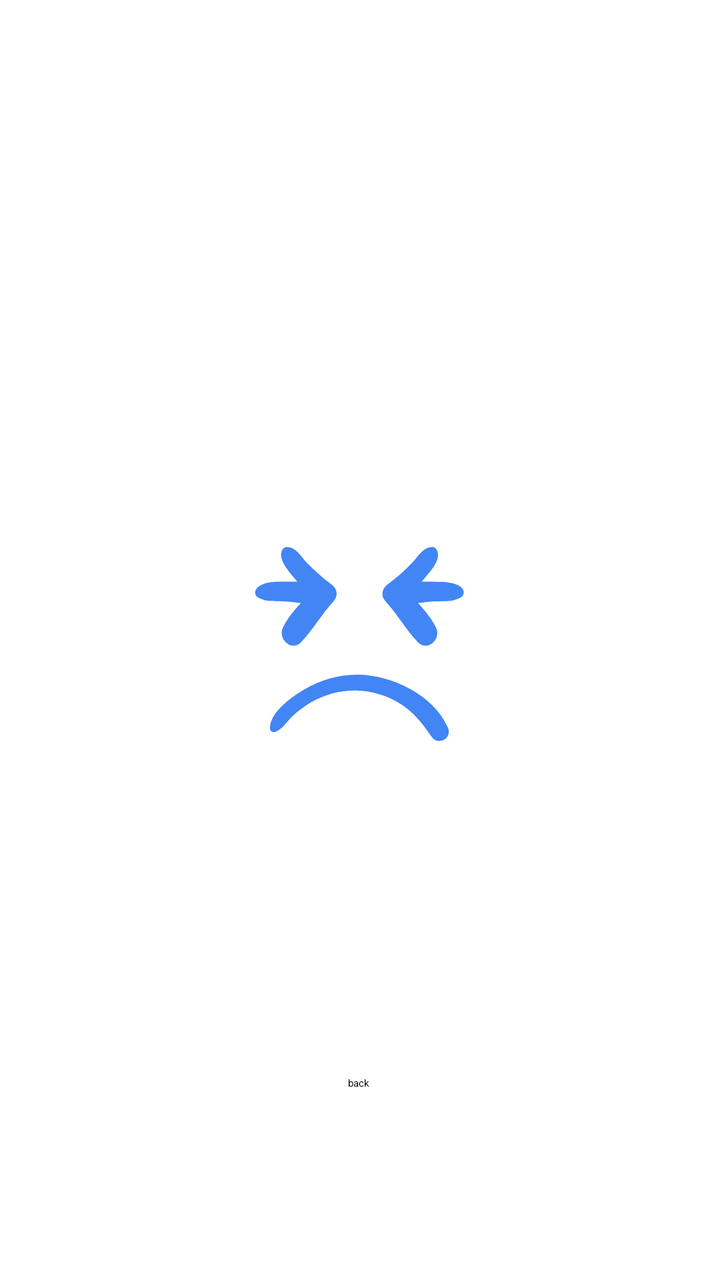
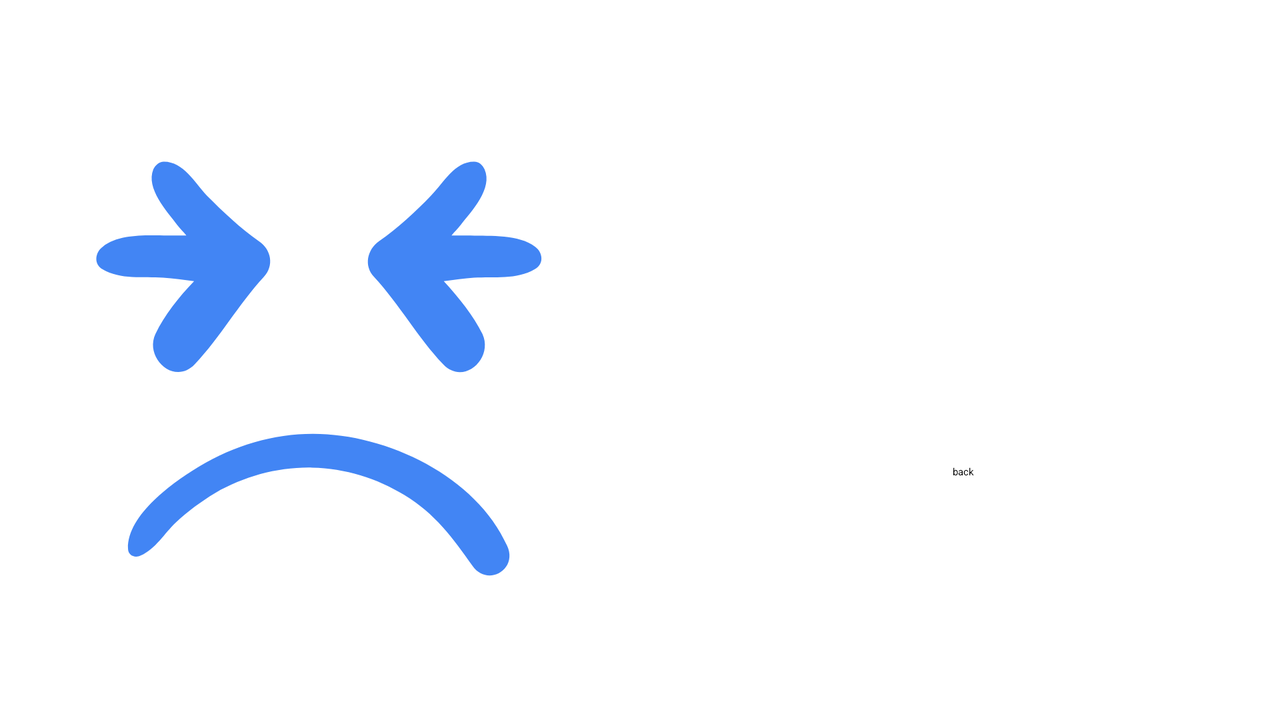

One screen, two layout resources from the same app: the default and the repository's alternative for another configuration. Each is rendered where Android would select it; the XML of both is given below.
<!-- AndroidManifest.xml: application theme Theme.DictationDemo -->
<!-- res/layout/fragment_lose.xml -->
<?xml version="1.0" encoding="utf-8"?>

<layout xmlns:android="http://schemas.android.com/apk/res/android"
    xmlns:app="http://schemas.android.com/apk/res-auto"
    xmlns:tools="http://schemas.android.com/tools">

    <data>
        <variable
            name="data"
            type="cn.edu.gdut.dictationdemo.MyViewModel" />
    </data>

    <androidx.constraintlayout.widget.ConstraintLayout
        android:layout_width="match_parent"
        android:layout_height="match_parent"
        android:backgroundTint="@color/ic_launcher_background"
        tools:context=".LoseFragment">

        <ImageView
            android:id="@+id/imageView3"
            android:layout_width="150dp"
            android:layout_height="150dp"
            android:contentDescription="@string/imagViewDescription"
            android:src="@drawable/ic_sad_24dp"
            app:layout_constraintBottom_toBottomOf="parent"
            app:layout_constraintEnd_toEndOf="parent"
            app:layout_constraintHorizontal_bias="0.5"
            app:layout_constraintStart_toStartOf="parent"
            app:layout_constraintTop_toTopOf="parent"
            app:layout_constraintVertical_bias="0.5" />

        <TextView
            android:id="@+id/textView8"
            android:layout_width="wrap_content"
            android:layout_height="wrap_content"
            android:text="@{@string/score(data.currentScore)}"
            android:textSize="@dimen/ResultTextSize"
            app:layout_constraintBottom_toBottomOf="parent"
            app:layout_constraintEnd_toEndOf="parent"
            app:layout_constraintStart_toStartOf="parent"
            app:layout_constraintTop_toTopOf="parent"
            app:layout_constraintVertical_bias="0.196" />

        <Button
            android:id="@+id/button10"
            android:layout_width="wrap_content"
            android:layout_height="wrap_content"
            android:backgroundTint="@color/buttonNumColor2"
            android:text="@string/buttonBack"
            app:layout_constraintBottom_toBottomOf="parent"
            app:layout_constraintEnd_toEndOf="parent"
            app:layout_constraintHorizontal_bias="0.498"
            app:layout_constraintStart_toStartOf="parent"
            app:layout_constraintTop_toTopOf="parent"
            app:layout_constraintVertical_bias="0.85" />
    </androidx.constraintlayout.widget.ConstraintLayout>
</layout>
<!-- resources referenced by this layout -->
<resources>
  <color name="buttonNumColor2">#4285F4</color>
  <dimen name="ResultTextSize">36sp</dimen>
  <!-- drawable ic_sad_24dp (drawable) -->
  <?xml version="1.0" encoding="utf-8"?>
  
  <vector xmlns:android="http://schemas.android.com/apk/res/android"
      android:width="91dp"
      android:height="91dp"
      android:viewportWidth="91"
      android:viewportHeight="91">
  
      <path
          android:fillColor="#4285F4"
          android:pathData="M27.6,34.3c-2.2,2.3-4.2,4.8-5.5,7.5c-1.6,3.4,2.7,7.4,5.6,4.3c3.6-3.8,6.2-8.5,9.8-12.4 c1.5-1.6,1.1-3.9-0.7-5.1c-2.7-1.9-5.1-4.2-7.4-6.5c-1.7-1.8-3.3-4.8-6.1-4.8c-0.7,0-1.2,0.5-1.5,1.1c-1.1,2.7,1.9,5.9,3.4,7.9 c0.4,0.5,0.9,1,1.3,1.5c-0.9,0-1.9,0-2.7,0c-2.9,0-6.8-0.3-9.2,1.6c-1.1,0.8-1.3,2.5,0,3.2c2.5,1.5,5.8,1,8.6,1.2 C24.7,33.9,26.1,34.1,27.6,34.3z" />
      <path
          android:fillColor="#4285F4"
          android:pathData="M76.1,29.4c-2.4-1.8-6.3-1.5-9.2-1.6c-0.9,0-1.8,0-2.7,0c0.4-0.5,0.9-1,1.3-1.5c1.6-2,4.6-5.2,3.4-7.9 c-0.3-0.6-0.7-1.1-1.5-1.1c-2.8,0-4.3,3-6.1,4.8c-2.3,2.4-4.7,4.6-7.4,6.5c-1.7,1.2-2.2,3.5-0.7,5.1c3.6,3.9,6.2,8.6,9.8,12.4 c2.9,3.1,7.2-0.8,5.6-4.3c-1.3-2.6-3.3-5.1-5.5-7.5c1.5-0.2,2.9-0.4,4.3-0.5c2.8-0.2,6.1,0.3,8.6-1.2 C77.4,31.9,77.2,30.2,76.1,29.4z" />
      <path
          android:fillColor="#4285F4"
          android:pathData="M44.5,56c-5.6,0-11.3,1.7-16.1,4.6c-3.7,2.2-10.3,6.9-10.2,11.7c0,1,1,1.4,1.8,1c2.1-0.9,3.4-3.2,5-4.7 c1.7-1.6,3.6-3,5.6-4.2c4.2-2.4,9-3.7,13.8-3.6c4.7,0.1,9.2,1.5,13.1,3.9c4.3,2.6,6.9,6.1,9.7,10.1c2.1,3,6.5,0.5,4.9-2.9 C67.7,62.1,55.1,56,44.5,56z" />
  </vector>
  <string name="buttonBack">back</string>
  <string name="imagViewDescription" translatable="false">Description</string>
  <string name="score">Score: %d</string>
  <style name="Theme.DictationDemo" parent="Theme.MaterialComponents.DayNight.DarkActionBar">
          
          <item name="colorPrimary">@color/purple_500</item>
          <item name="colorPrimaryVariant">@color/purple_700</item>
          <item name="colorOnPrimary">@color/white</item>
          
          <item name="colorSecondary">@color/teal_200</item>
          <item name="colorSecondaryVariant">@color/teal_700</item>
          <item name="colorOnSecondary">@color/black</item>
          
          <item name="android:statusBarColor" tools:targetApi="l">?attr/colorPrimaryVariant</item>
          
      </style>
  <color name="purple_500">#FF4285F4</color>
  <color name="purple_700">#FF4285F4</color>
  <color name="white">#FFFFFFFF</color>
  <color name="teal_200">#FF03DAC5</color>
  <color name="teal_700">#FF018786</color>
  <color name="black">#FF000000</color>
</resources>
<!-- res/layout-land/fragment_lose.xml (the repository's variant of the layout above) -->
<!-- drawn on the phone turned sideways -->
<?xml version="1.0" encoding="utf-8"?>
<layout xmlns:android="http://schemas.android.com/apk/res/android"
    xmlns:app="http://schemas.android.com/apk/res-auto"
    xmlns:tools="http://schemas.android.com/tools">

    <data>
        <variable
            name="data"
            type="cn.edu.gdut.dictationdemo.MyViewModel" />
    </data>

    <androidx.constraintlayout.widget.ConstraintLayout
        android:layout_width="match_parent"
        android:layout_height="match_parent"
        tools:context=".LoseFragment">

        <ImageView
            android:id="@+id/imageView3"
            android:layout_width="0dp"
            android:layout_height="0dp"
            android:contentDescription="@string/imagViewDescription"
            android:src="@drawable/ic_sad_24dp"
            app:layout_constraintBottom_toBottomOf="parent"
            app:layout_constraintEnd_toStartOf="@+id/guideline15"
            app:layout_constraintStart_toStartOf="parent"
            app:layout_constraintTop_toTopOf="parent"
            app:layout_constraintVertical_bias="1.0" />

        <TextView
            android:id="@+id/textView8"
            android:layout_width="wrap_content"
            android:layout_height="wrap_content"
            android:text="@{@string/score(data.currentScore)}"
            android:textAlignment="center"
            android:textSize="@dimen/ResultTextSize"
            app:layout_constraintBottom_toBottomOf="parent"
            app:layout_constraintEnd_toEndOf="parent"
            app:layout_constraintStart_toStartOf="@+id/guideline15"
            app:layout_constraintTop_toTopOf="parent"
            app:layout_constraintVertical_bias="0.196" />

        <Button
            android:id="@+id/button10"
            android:layout_width="wrap_content"
            android:layout_height="wrap_content"
            android:backgroundTint="@color/buttonNumColor2"
            android:text="@string/buttonBack"
            android:textAlignment="center"
            app:layout_constraintBottom_toBottomOf="parent"
            app:layout_constraintEnd_toEndOf="parent"
            app:layout_constraintHorizontal_bias="0.505"
            app:layout_constraintStart_toStartOf="@+id/guideline15"
            app:layout_constraintTop_toTopOf="parent"
            app:layout_constraintVertical_bias="0.658" />

        <androidx.constraintlayout.widget.Guideline
            android:id="@+id/guideline15"
            android:layout_width="wrap_content"
            android:layout_height="wrap_content"
            android:orientation="vertical"
            app:layout_constraintGuide_percent="0.5" />
    </androidx.constraintlayout.widget.ConstraintLayout>
</layout>
